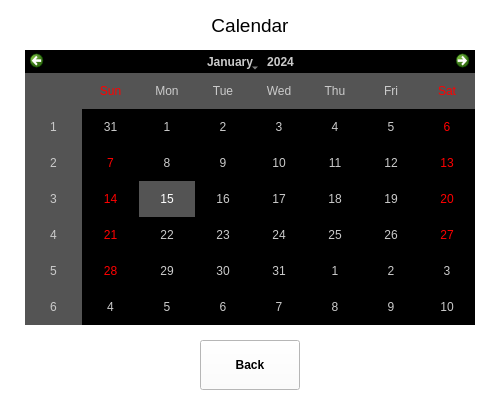
<?xml version="1.0" encoding="UTF-8"?>
<ui version="4.0">
 <class>Form</class>
 <widget class="QWidget" name="Form">
  <property name="geometry">
   <rect>
    <x>0</x>
    <y>0</y>
    <width>500</width>
    <height>400</height>
   </rect>
  </property>
  <property name="windowTitle">
   <string>Form</string>
  </property>
  <property name="styleSheet">
   <string notr="true">background-color: rgb(255, 255, 255);</string>
  </property>
  <widget class="QLabel" name="label_3">
   <property name="geometry">
    <rect>
     <x>150</x>
     <y>0</y>
     <width>200</width>
     <height>50</height>
    </rect>
   </property>
   <property name="font">
    <font>
     <pointsize>14</pointsize>
    </font>
   </property>
   <property name="text">
    <string>Calendar</string>
   </property>
   <property name="alignment">
    <set>Qt::AlignCenter</set>
   </property>
  </widget>
  <widget class="QCalendarWidget" name="calendarWidget">
   <property name="geometry">
    <rect>
     <x>25</x>
     <y>50</y>
     <width>450</width>
     <height>275</height>
    </rect>
   </property>
   <property name="styleSheet">
    <string notr="true">
color: rgb(203, 203, 203);
background-color: rgb(0, 0, 0);
selection-color: rgb(255, 255, 255);
alternate-background-color: rgb(84, 84, 84);
selection-background-color: rgb(84, 84, 84);
selection-color: rgb(255, 255, 255);
gridline-color: rgb(255, 255, 255);</string>
   </property>
   <property name="locale">
    <locale language="English" country="UnitedStates"/>
   </property>
   <property name="gridVisible">
    <bool>false</bool>
   </property>
   <property name="navigationBarVisible">
    <bool>true</bool>
   </property>
  </widget>
  <widget class="QPushButton" name="pushButton">
   <property name="geometry">
    <rect>
     <x>200</x>
     <y>340</y>
     <width>100</width>
     <height>50</height>
    </rect>
   </property>
   <property name="font">
    <font>
     <weight>75</weight>
     <bold>true</bold>
    </font>
   </property>
   <property name="text">
    <string>Back</string>
   </property>
  </widget>
 </widget>
 <resources/>
 <connections/>
</ui>
